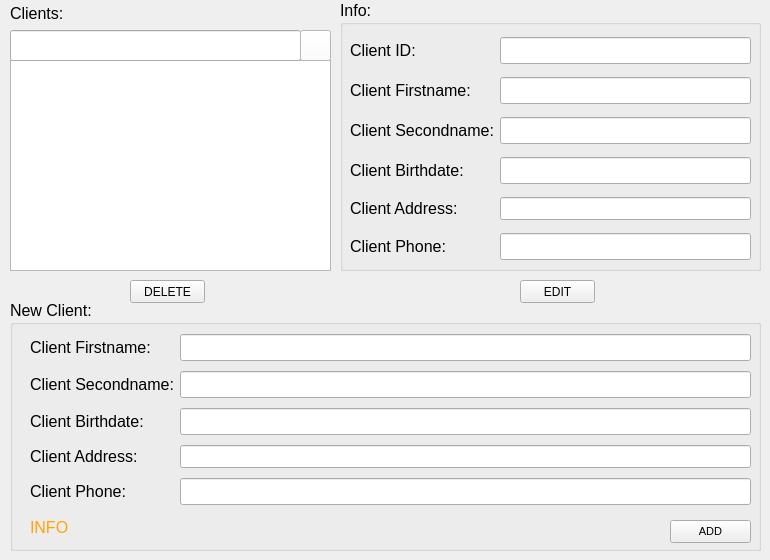
    <widget class="QWidget" name="tab">
     <property name="styleSheet">
      <string notr="true"/>
     </property>
     <attribute name="title">
      <string>Clients</string>
     </attribute>
     <widget class="QListWidget" name="listWidget">
      <property name="geometry">
       <rect>
        <x>10</x>
        <y>60</y>
        <width>321</width>
        <height>211</height>
       </rect>
      </property>
     </widget>
     <widget class="QLabel" name="label_7">
      <property name="geometry">
       <rect>
        <x>10</x>
        <y>5</y>
        <width>182</width>
        <height>16</height>
       </rect>
      </property>
      <property name="font">
       <font>
        <family>Tahoma</family>
        <pointsize>12</pointsize>
       </font>
      </property>
      <property name="text">
       <string>Clients:</string>
      </property>
     </widget>
     <widget class="QLineEdit" name="lineEdit">
      <property name="geometry">
       <rect>
        <x>10</x>
        <y>30</y>
        <width>291</width>
        <height>31</height>
       </rect>
      </property>
      <property name="font">
       <font>
        <family>Tahoma</family>
        <pointsize>12</pointsize>
       </font>
      </property>
     </widget>
     <widget class="QPushButton" name="search_client_btn">
      <property name="geometry">
       <rect>
        <x>300</x>
        <y>30</y>
        <width>31</width>
        <height>31</height>
       </rect>
      </property>
      <property name="styleSheet">
       <string notr="true">background:white;</string>
      </property>
      <property name="text">
       <string/>
      </property>
      <property name="icon">
       <iconset>
        <normaloff>search.png</normaloff>search.png</iconset>
      </property>
      <property name="iconSize">
       <size>
        <width>16</width>
        <height>16</height>
       </size>
      </property>
     </widget>
     <widget class="QGroupBox" name="groupBox">
      <property name="geometry">
       <rect>
        <x>10</x>
        <y>300</y>
        <width>751</width>
        <height>251</height>
       </rect>
      </property>
      <property name="font">
       <font>
        <family>Tahoma</family>
        <pointsize>12</pointsize>
       </font>
      </property>
      <property name="title">
       <string>New Client:</string>
      </property>
      <widget class="QWidget" name="gridLayoutWidget_2">
       <property name="geometry">
        <rect>
         <x>20</x>
         <y>30</y>
         <width>721</width>
         <height>179</height>
        </rect>
       </property>
       <layout class="QGridLayout" name="gridLayout_2" rowstretch="0,0,0,0,0">
        <item row="0" column="0">
         <widget class="QLabel" name="label_9">
          <property name="font">
           <font>
            <family>Tahoma</family>
            <pointsize>12</pointsize>
           </font>
          </property>
          <property name="text">
           <string>Client Firstname:</string>
          </property>
         </widget>
        </item>
        <item row="2" column="1">
         <widget class="QLineEdit" name="bd_line_2">
          <property name="enabled">
           <bool>true</bool>
          </property>
          <property name="font">
           <font>
            <family>Tahoma</family>
            <pointsize>12</pointsize>
           </font>
          </property>
          <property name="alignment">
           <set>Qt::AlignRight|Qt::AlignTrailing|Qt::AlignVCenter</set>
          </property>
          <property name="readOnly">
           <bool>false</bool>
          </property>
         </widget>
        </item>
        <item row="4" column="1">
         <widget class="QLineEdit" name="phone_line_2">
          <property name="enabled">
           <bool>true</bool>
          </property>
          <property name="font">
           <font>
            <family>Tahoma</family>
            <pointsize>12</pointsize>
           </font>
          </property>
          <property name="alignment">
           <set>Qt::AlignRight|Qt::AlignTrailing|Qt::AlignVCenter</set>
          </property>
          <property name="readOnly">
           <bool>false</bool>
          </property>
         </widget>
        </item>
        <item row="3" column="1">
         <widget class="QLineEdit" name="addr_line_2">
          <property name="enabled">
           <bool>true</bool>
          </property>
          <property name="font">
           <font>
            <family>Tahoma</family>
            <pointsize>10</pointsize>
           </font>
          </property>
          <property name="alignment">
           <set>Qt::AlignRight|Qt::AlignTrailing|Qt::AlignVCenter</set>
          </property>
          <property name="readOnly">
           <bool>false</bool>
          </property>
         </widget>
        </item>
        <item row="0" column="1">
         <widget class="QLineEdit" name="f_name_line_2">
          <property name="enabled">
           <bool>true</bool>
          </property>
          <property name="font">
           <font>
            <family>Tahoma</family>
            <pointsize>12</pointsize>
           </font>
          </property>
          <property name="alignment">
           <set>Qt::AlignRight|Qt::AlignTrailing|Qt::AlignVCenter</set>
          </property>
          <property name="readOnly">
           <bool>false</bool>
          </property>
         </widget>
        </item>
        <item row="2" column="0">
         <widget class="QLabel" name="label_11">
          <property name="font">
           <font>
            <family>Tahoma</family>
            <pointsize>12</pointsize>
           </font>
          </property>
          <property name="text">
           <string>Client Birthdate:</string>
          </property>
         </widget>
        </item>
        <item row="1" column="0">
         <widget class="QLabel" name="label_8">
          <property name="font">
           <font>
            <family>Tahoma</family>
            <pointsize>12</pointsize>
           </font>
          </property>
          <property name="text">
           <string>Client Secondname:</string>
          </property>
         </widget>
        </item>
        <item row="1" column="1">
         <widget class="QLineEdit" name="s_name_line_2">
          <property name="enabled">
           <bool>true</bool>
          </property>
          <property name="font">
           <font>
            <family>Tahoma</family>
            <pointsize>12</pointsize>
           </font>
          </property>
          <property name="alignment">
           <set>Qt::AlignRight|Qt::AlignTrailing|Qt::AlignVCenter</set>
          </property>
          <property name="readOnly">
           <bool>false</bool>
          </property>
         </widget>
        </item>
        <item row="4" column="0">
         <widget class="QLabel" name="label_13">
          <property name="font">
           <font>
            <family>Tahoma</family>
            <pointsize>12</pointsize>
           </font>
          </property>
          <property name="text">
           <string>Client Phone:</string>
          </property>
         </widget>
        </item>
        <item row="3" column="0">
         <widget class="QLabel" name="label_10">
          <property name="font">
           <font>
            <family>Tahoma</family>
            <pointsize>12</pointsize>
           </font>
          </property>
          <property name="text">
           <string>Client Address:</string>
          </property>
         </widget>
        </item>
       </layout>
      </widget>
      <widget class="QLabel" name="info_label">
       <property name="geometry">
        <rect>
         <x>20</x>
         <y>212</y>
         <width>611</width>
         <height>31</height>
        </rect>
       </property>
       <property name="font">
        <font>
         <family>Tahoma</family>
         <pointsize>12</pointsize>
        </font>
       </property>
       <property name="styleSheet">
        <string notr="true">color:orange</string>
       </property>
       <property name="text">
        <string>INFO</string>
       </property>
      </widget>
      <widget class="QPushButton" name="add_btn">
       <property name="geometry">
        <rect>
         <x>660</x>
         <y>220</y>
         <width>81</width>
         <height>23</height>
        </rect>
       </property>
       <property name="font">
        <font>
         <pointsize>8</pointsize>
        </font>
       </property>
       <property name="text">
        <string>ADD</string>
       </property>
      </widget>
     </widget>
     <widget class="QPushButton" name="edit_btn">
      <property name="geometry">
       <rect>
        <x>520</x>
        <y>280</y>
        <width>75</width>
        <height>23</height>
       </rect>
      </property>
      <property name="text">
       <string>EDIT</string>
      </property>
     </widget>
     <widget class="QPushButton" name="delete_btn">
      <property name="geometry">
       <rect>
        <x>130</x>
        <y>280</y>
        <width>75</width>
        <height>23</height>
       </rect>
      </property>
      <property name="text">
       <string>DELETE</string>
      </property>
     </widget>
     <widget class="QGroupBox" name="groupBox_2">
      <property name="geometry">
       <rect>
        <x>340</x>
        <y>0</y>
        <width>421</width>
        <height>271</height>
       </rect>
      </property>
      <property name="font">
       <font>
        <family>Tahoma</family>
        <pointsize>12</pointsize>
       </font>
      </property>
      <property name="title">
       <string>Info:</string>
      </property>
      <widget class="QWidget" name="gridLayoutWidget">
       <property name="geometry">
        <rect>
         <x>10</x>
         <y>30</y>
         <width>401</width>
         <height>241</height>
        </rect>
       </property>
       <layout class="QGridLayout" name="gridLayout" rowstretch="0,0,0,0,0,0">
        <item row="2" column="0">
         <widget class="QLabel" name="label_3">
          <property name="font">
           <font>
            <family>Tahoma</family>
            <pointsize>12</pointsize>
           </font>
          </property>
          <property name="text">
           <string>Client Secondname:</string>
          </property>
         </widget>
        </item>
        <item row="1" column="0">
         <widget class="QLabel" name="label_2">
          <property name="font">
           <font>
            <family>Tahoma</family>
            <pointsize>12</pointsize>
           </font>
          </property>
          <property name="text">
           <string>Client Firstname:</string>
          </property>
         </widget>
        </item>
        <item row="4" column="0">
         <widget class="QLabel" name="label_5">
          <property name="font">
           <font>
            <family>Tahoma</family>
            <pointsize>12</pointsize>
           </font>
          </property>
          <property name="text">
           <string>Client Address:</string>
          </property>
         </widget>
        </item>
        <item row="3" column="1">
         <widget class="QLineEdit" name="bd_line">
          <property name="enabled">
           <bool>true</bool>
          </property>
          <property name="font">
           <font>
            <family>Tahoma</family>
            <pointsize>12</pointsize>
           </font>
          </property>
          <property name="alignment">
           <set>Qt::AlignRight|Qt::AlignTrailing|Qt::AlignVCenter</set>
          </property>
          <property name="readOnly">
           <bool>true</bool>
          </property>
         </widget>
        </item>
        <item row="2" column="1">
         <widget class="QLineEdit" name="s_name_line">
          <property name="enabled">
           <bool>true</bool>
          </property>
          <property name="font">
           <font>
            <family>Tahoma</family>
            <pointsize>12</pointsize>
           </font>
          </property>
          <property name="alignment">
           <set>Qt::AlignRight|Qt::AlignTrailing|Qt::AlignVCenter</set>
          </property>
          <property name="readOnly">
           <bool>true</bool>
          </property>
         </widget>
        </item>
        <item row="1" column="1">
         <widget class="QLineEdit" name="f_name_line">
          <property name="enabled">
           <bool>true</bool>
          </property>
          <property name="font">
           <font>
            <family>Tahoma</family>
            <pointsize>12</pointsize>
           </font>
          </property>
          <property name="alignment">
           <set>Qt::AlignRight|Qt::AlignTrailing|Qt::AlignVCenter</set>
          </property>
          <property name="readOnly">
           <bool>true</bool>
          </property>
         </widget>
        </item>
        <item row="0" column="1">
         <widget class="QLineEdit" name="id_line">
          <property name="enabled">
           <bool>true</bool>
          </property>
          <property name="font">
           <font>
            <family>Tahoma</family>
            <pointsize>12</pointsize>
           </font>
          </property>
          <property name="alignment">
           <set>Qt::AlignRight|Qt::AlignTrailing|Qt::AlignVCenter</set>
          </property>
          <property name="readOnly">
           <bool>true</bool>
          </property>
         </widget>
        </item>
        <item row="3" column="0">
         <widget class="QLabel" name="label_4">
          <property name="font">
           <font>
            <family>Tahoma</family>
            <pointsize>12</pointsize>
           </font>
          </property>
          <property name="text">
           <string>Client Birthdate:</string>
          </property>
         </widget>
        </item>
        <item row="0" column="0">
         <widget class="QLabel" name="label">
          <property name="font">
           <font>
            <family>Tahoma</family>
            <pointsize>12</pointsize>
           </font>
          </property>
          <property name="text">
           <string>Client ID:</string>
          </property>
         </widget>
        </item>
        <item row="5" column="1">
         <widget class="QLineEdit" name="phone_line">
          <property name="enabled">
           <bool>true</bool>
          </property>
          <property name="font">
           <font>
            <family>Tahoma</family>
            <pointsize>12</pointsize>
           </font>
          </property>
          <property name="alignment">
           <set>Qt::AlignRight|Qt::AlignTrailing|Qt::AlignVCenter</set>
          </property>
          <property name="readOnly">
           <bool>true</bool>
          </property>
         </widget>
        </item>
        <item row="4" column="1">
         <widget class="QLineEdit" name="addr_line">
          <property name="enabled">
           <bool>true</bool>
          </property>
          <property name="font">
           <font>
            <family>Tahoma</family>
            <pointsize>10</pointsize>
           </font>
          </property>
          <property name="alignment">
           <set>Qt::AlignRight|Qt::AlignTrailing|Qt::AlignVCenter</set>
          </property>
          <property name="readOnly">
           <bool>true</bool>
          </property>
         </widget>
        </item>
        <item row="5" column="0">
         <widget class="QLabel" name="label_6">
          <property name="font">
           <font>
            <family>Tahoma</family>
            <pointsize>12</pointsize>
           </font>
          </property>
          <property name="text">
           <string>Client Phone:</string>
          </property>
         </widget>
        </item>
       </layout>
      </widget>
     </widget>
    </widget>
